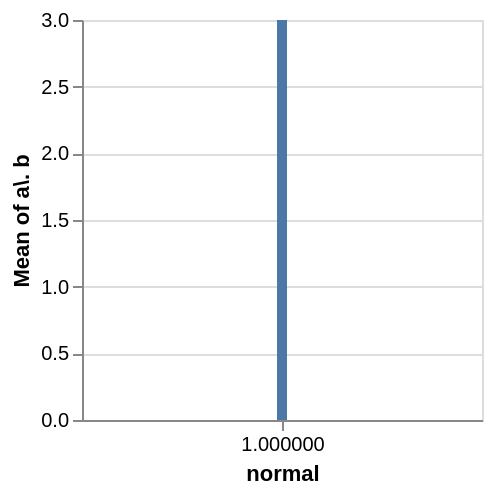

Write a Vega-Lite specification for this figure.
### Vega specification from a JSON file in a GitHub repository (floating-point values rounded to 4 significant figures)
{"$schema": "https://vega.github.io/schema/vega/v5.json", "background": "white", "padding": 5, "width": 200, "height": 200, "style": "cell", "data": [{"name": "source_0", "values": [{"normal": 1, "a. b": 2}, {"normal": 1, "a. b": 4}]}, {"name": "data_0", "source": "source_0", "transform": [{"type": "aggregate", "groupby": ["normal"], "ops": ["mean"], "fields": ["a\\. b"], "as": ["mean_a. b"]}, {"type": "filter", "expr": "isValid(datum[\"normal\"]) && isFinite(+datum[\"normal\"]) && isValid(datum[\"mean_a. b\"]) && isFinite(+datum[\"mean_a. b\"])"}]}], "marks": [{"name": "layer_0_marks", "type": "rect", "style": ["bar"], "from": {"data": "data_0"}, "encode": {"update": {"fill": {"value": "#4c78a8"}, "ariaRoleDescription": {"value": "bar"}, "description": {"signal": "\"normal: \" + (format(datum[\"normal\"], \"\")) + \"; Mean of a\\. b: \" + (format(datum[\"mean_a. b\"], \"\"))"}, "xc": {"scale": "x", "field": "normal"}, "width": {"value": 5}, "y": {"scale": "y", "field": "mean_a\\. b"}, "y2": {"scale": "y", "value": 0}}}}], "scales": [{"name": "x", "type": "linear", "domain": {"data": "data_0", "field": "normal"}, "range": [0, {"signal": "width"}], "nice": true, "zero": false, "padding": 5}, {"name": "y", "type": "linear", "domain": {"data": "data_0", "field": "mean_a\\. b"}, "range": [{"signal": "height"}, 0], "nice": true, "zero": true}], "axes": [{"scale": "x", "orient": "bottom", "gridScale": "y", "grid": true, "tickCount": {"signal": "ceil(width/40)"}, "domain": false, "labels": false, "aria": false, "maxExtent": 0, "minExtent": 0, "ticks": false, "zindex": 0}, {"scale": "y", "orient": "left", "gridScale": "x", "grid": true, "tickCount": {"signal": "ceil(height/40)"}, "domain": false, "labels": false, "aria": false, "maxExtent": 0, "minExtent": 0, "ticks": false, "zindex": 0}, {"scale": "x", "orient": "bottom", "grid": false, "title": "normal", "labelFlush": true, "labelOverlap": true, "tickCount": {"signal": "ceil(width/40)"}, "zindex": 0}, {"scale": "y", "orient": "left", "grid": false, "title": "Mean of a\\. b", "labelOverlap": true, "tickCount": {"signal": "ceil(height/40)"}, "zindex": 0}]}
